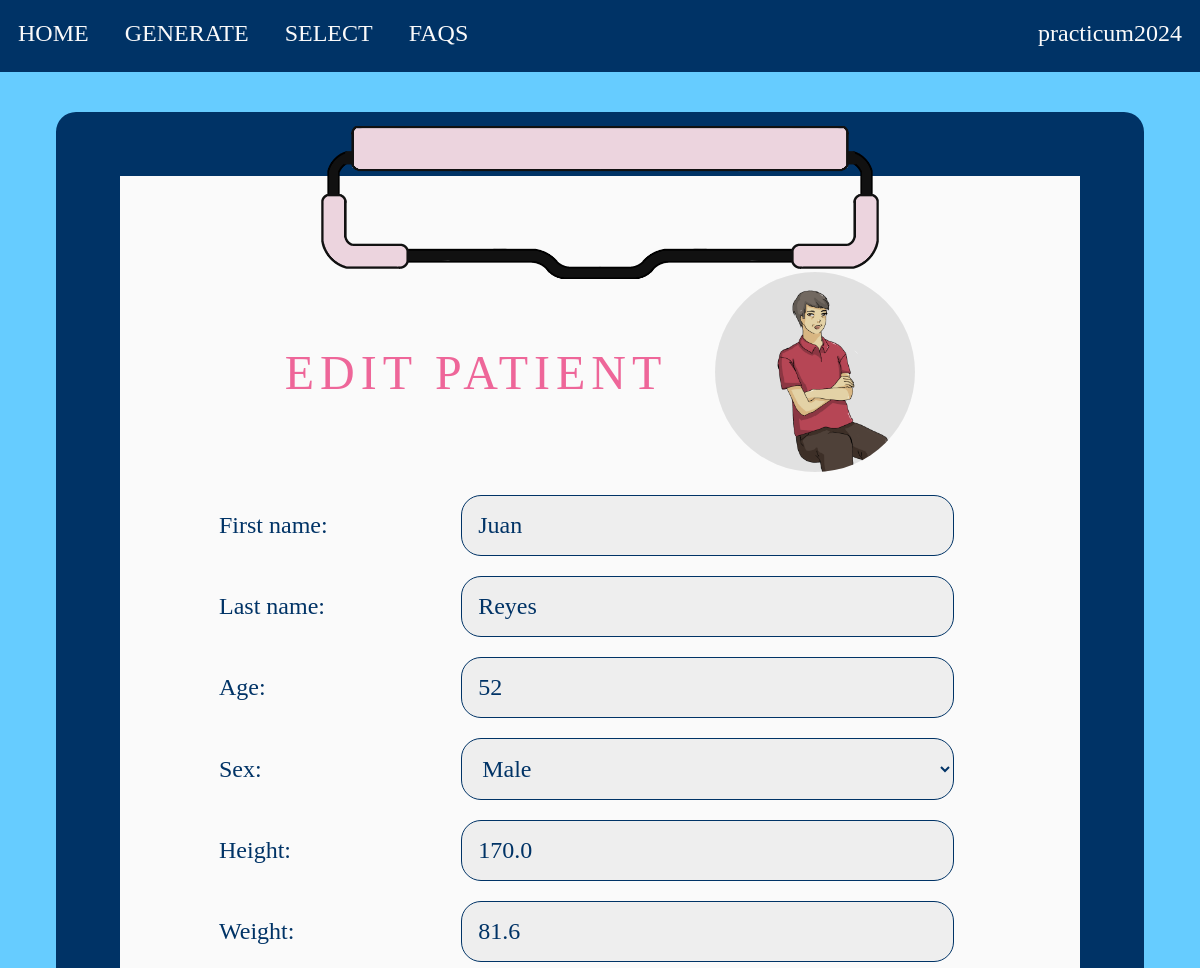
The page /edit/6/ (signed in, upper part) on the database as committed earlier.
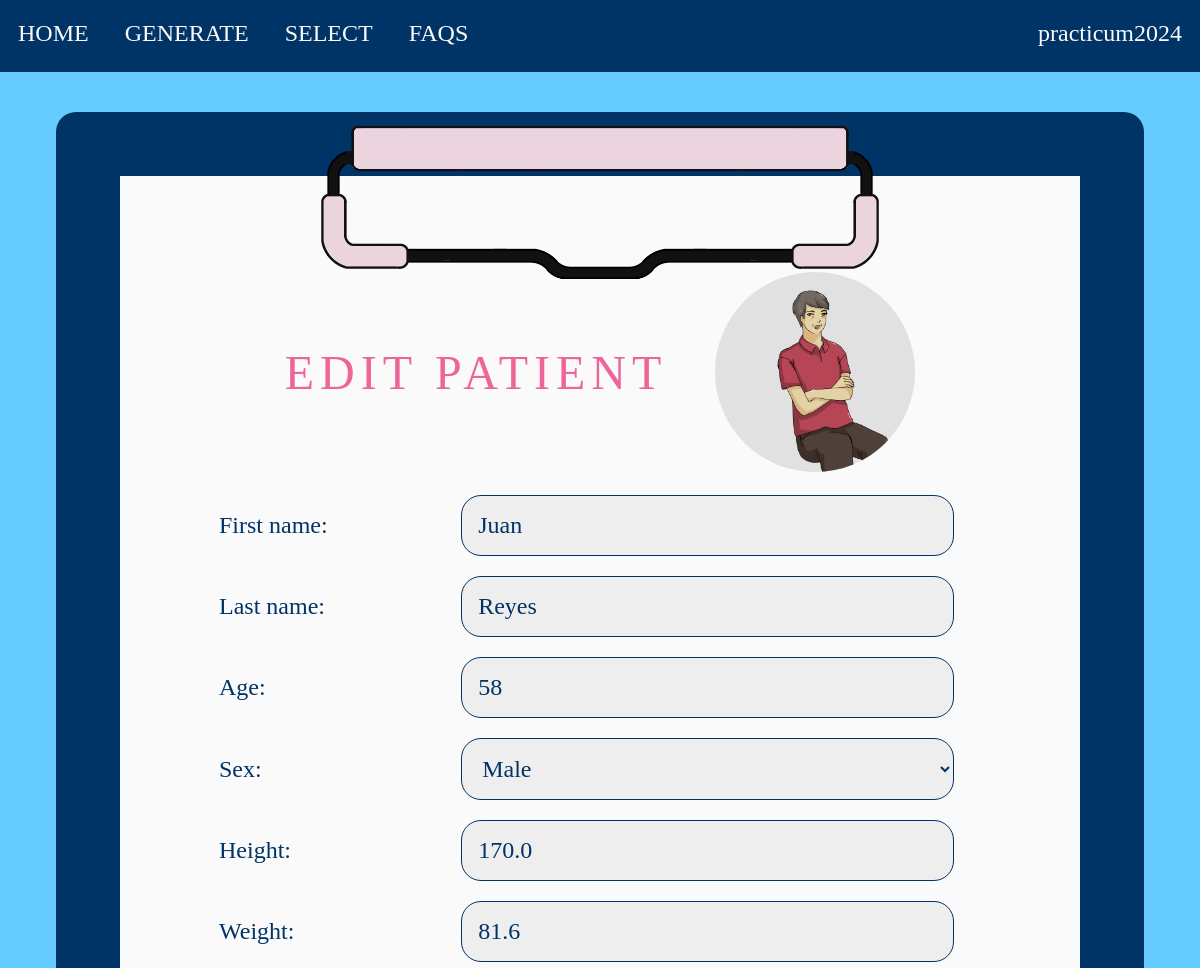
The same page on the database as committed later.
### virtualpatient/models.py (models this page shows, shortened)
class Patient(models.Model):
    first_name = models.CharField(max_length=50, null=True)
    last_name = models.CharField(max_length=50, null=True)
    age = models.PositiveIntegerField(null=True)
    sex = models.CharField(null=True, max_length=6, choices=[
        ('Male', 'Male'),
        ('Female', 'Female'),
    ])
    height = models.FloatField(help_text="Height in cm", null=True)
    weight = models.FloatField(help_text="Weight in kg", null=True)
    language = models.CharField(null=True, max_length=7, choices=[
        ('English', 'English'),
        ('Tagalog', 'Tagalog'),
        ('Taglish', 'Taglish'),
    ])
    chief_complaint = models.CharField(max_length=50, null=True)
    provocation = models.CharField(max_length=50, null=True)
    quality = models.CharField(max_length=50, null=True)
    region = models.CharField(max_length=50, null=True)
    severity = models.CharField(max_length=50, null=True)
    timing = models.CharField(max_length=50, null=True)
    background = models.CharField(max_length=200, blank=True, null=True)
    family_history = models.CharField(max_length=200, blank=True, null=True)
    lifestyle = models.CharField(max_length=200, blank=True, null=True)
    recent_interactions = models.CharField(max_length=200, blank=True, null=True)
    medical_history = models.CharField(max_length=200, blank=True, null=True)
    symptoms = models.TextField(blank=True, null=True)
    notes = models.TextField(blank=True, null=True)
    illness_to_be_diagnosed = models.CharField(max_length=255, null=True)
    created_by = models.ForeignKey(User, on_delete=models.CASCADE)
    image = models.CharField(default='images/gpt.jpg/', max_length=50, blank=True, null=True)

### virtualpatient/decorators.py (the view)
        def wrapper_func(request, *args, **kwargs):
            group = None
            if request.user.groups.exists():
                group = request.user.groups.all()[0].name
            if group in allowed_roles:
                return view_func(request, *args, **kwargs)
            else:
                return redirect('home')

### virtualpatient/forms.py
class CreatePatientForm(ModelForm):
    class Meta:
        model = Patient
        fields = '__all__'

### virtualpatient/views.py (called while the page is built, shortened)
@login_required(login_url='login')
@allowed_users(allowed_roles=['teacher'])
def edit(request, pk):
    patient = Patient.objects.get(pk=pk)
    if patient.created_by != request.user:
        return redirect('select')
    form = CreatePatientForm(instance=patient)
    context = {'form': form, 'patient': patient, 'is_teacher': request.user.groups.filter(name='teacher').exists()}
    return render(request, 'virtualpatient/edit.html', context)

### virtualpatient/templates/virtualpatient/edit.html (shortened to what this page needs)
{% extends 'virtualpatient/base.html' %}
{% load static %}
{% block content %}
<link rel="stylesheet" href="{% static 'edit.css' %}">
<div class="cnt-1">
    <form method="POST" action="">
        <img class="clip" alt="clip" src="/static/images/clip.png">
        <div class="cnt-2">
            <div class="h1">EDIT PATIENT</div>
            <img class="icon" alt="patient" src="/static/{{patient.image}}/">
        </div>
        <table>
            {% for field in form %}
                {% if field.name == 'created_by' %}
                <div class="created_by">{{ field }}</div>
                {% elif field.name != 'image' %}
                <tr>
                    <td>{{ field.label }}:</td>
                    <td class="field">{{ field }}</td>
                </tr>
                {% endif %}
            {% endfor %}
        </table>
    </form>
</div>
{% endblock %}

Rows that differ between the two databases and show on the page:
changed Patient "Juan": age "52" → "58"
